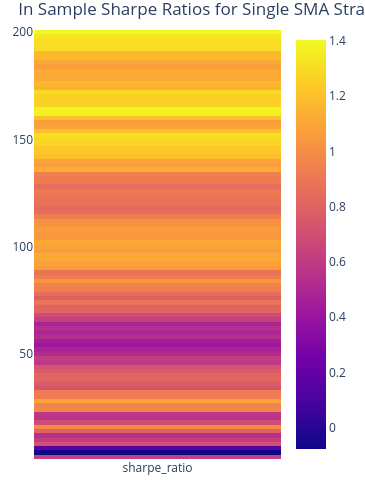

Write notebook code for a chart like this one.
### Markdown cell above
Single SMA in sample?

### Code cell
windows = np.arange(2, 201, 2)
sma = vbt.MA.run(in_sample["Close"], window=windows, short_name="sma")
price = in_sample["Close"].vbt.tile(len(windows))
price.columns = sma.ma.columns
entries = price > sma.ma
exits = price < sma.ma

portfolio = vbt.Portfolio.from_signals(
    close=in_sample["Close"], entries=entries, exits=exits, init_cash=100_000, freq="D"
)

sharpe_ratios = portfolio.sharpe_ratio()
best_param = sharpe_ratios.idxmax()
best_window = best_param

print(f"\nBest Parameter Found:")
print(f"  Window: {best_window}")
print(f"  Resulting Sharpe Ratio: {sharpe_ratios.max():.2f}")

sharpe_ratios.vbt.heatmap(
    title="In Sample Sharpe Ratios for Single SMA Strategy"
).show()

### Figure 1 — Plotly figure (JSON) as saved in the notebook; plotly's stock layout.template omitted (floating-point values rounded to 4 significant figures)
{"data": [{"colorscale": [[0, "#0d0887"], [0.1111, "#46039f"], [0.2222, "#7201a8"], [0.3333, "#9c179e"], [0.4444, "#bd3786"], [0.5556, "#d8576b"], [0.6667, "#ed7953"], [0.7778, "#fb9f3a"], [0.8889, "#fdca26"], [1, "#f0f921"]], "hoverongaps": false, "type": "heatmap", "uid": "e98fd2fc-1bfe-4c32-970f-022d7e3fc248", "x": ["sharpe_ratio"], "y": [2, 4, 6, 8, 10, 12, 14, 16, 18, 20, 22, 24, 26, 28, 30, 32, 34, 36, 38, 40, 42, 44, 46, 48, 50, 52, 54, 56, 58, 60, 62, 64, 66, 68, 70, 72, 74, 76, 78, 80, 82, 84, 86, 88, 90, 92, 94, 96, 98, 100, 102, 104, 106, 108, 110, 112, 114, 116, 118, 120, 122, 124, 126, 128, 130, 132, 134, 136, 138, 140, 142, 144, 146, 148, 150, 152, 154, 156, 158, 160, 162, 164, 166, 168, 170, 172, 174, 176, 178, 180, 182, 184, 186, 188, 190, 192, 194, 196, 198, 200], "z": [[0.6307], [-0.07702], [0.1497], [0.7206], [0.6165], [0.5524], [0.8044], [0.9908], [0.692], [0.5662], [0.5794], [0.9716], [0.9549], [1.089], [0.9171], [0.9171], [0.7348], [0.7719], [0.8132], [0.8081], [0.7605], [0.7273], [0.5882], [0.6125], [0.523], [0.4819], [0.4144], [0.4612], [0.5322], [0.4976], [0.542], [0.4827], [0.6309], [0.684], [0.8127], [0.8041], [0.8859], [0.7826], [0.8556], [0.9323], [0.947], [1.039], [0.9247], [0.8901], [1.061], [1.078], [1.111], [1.111], [1.058], [1.083], [1.106], [1.05], [1.041], [1.066], [1.025], [1.011], [0.9304], [0.8508], [0.8391], [0.873], [0.8814], [0.9003], [0.909], [0.8526], [0.9186], [0.9186], [0.9393], [1.122], [1.069], [1.086], [1.196], [1.229], [1.229], [1.286], [1.285], [1.316], [1.201], [1.083], [1.064], [1.202], [1.367], [1.379], [1.263], [1.263], [1.263], [1.29], [1.145], [1.175], [1.108], [1.108], [1.12], [1.074], [1.105], [1.174], [1.174], [1.305], [1.305], [1.305], [1.334], [1.403]]}], "layout": {"height": 490.0, "legend": {"orientation": "h", "traceorder": "normal", "x": 1, "xanchor": "right", "y": 1.02, "yanchor": "bottom"}, "margin": {"b": 30, "l": 30, "r": 30, "t": 30}, "title": {"text": "In Sample Sharpe Ratios for Single SMA Strategy"}, "width": 365}}
